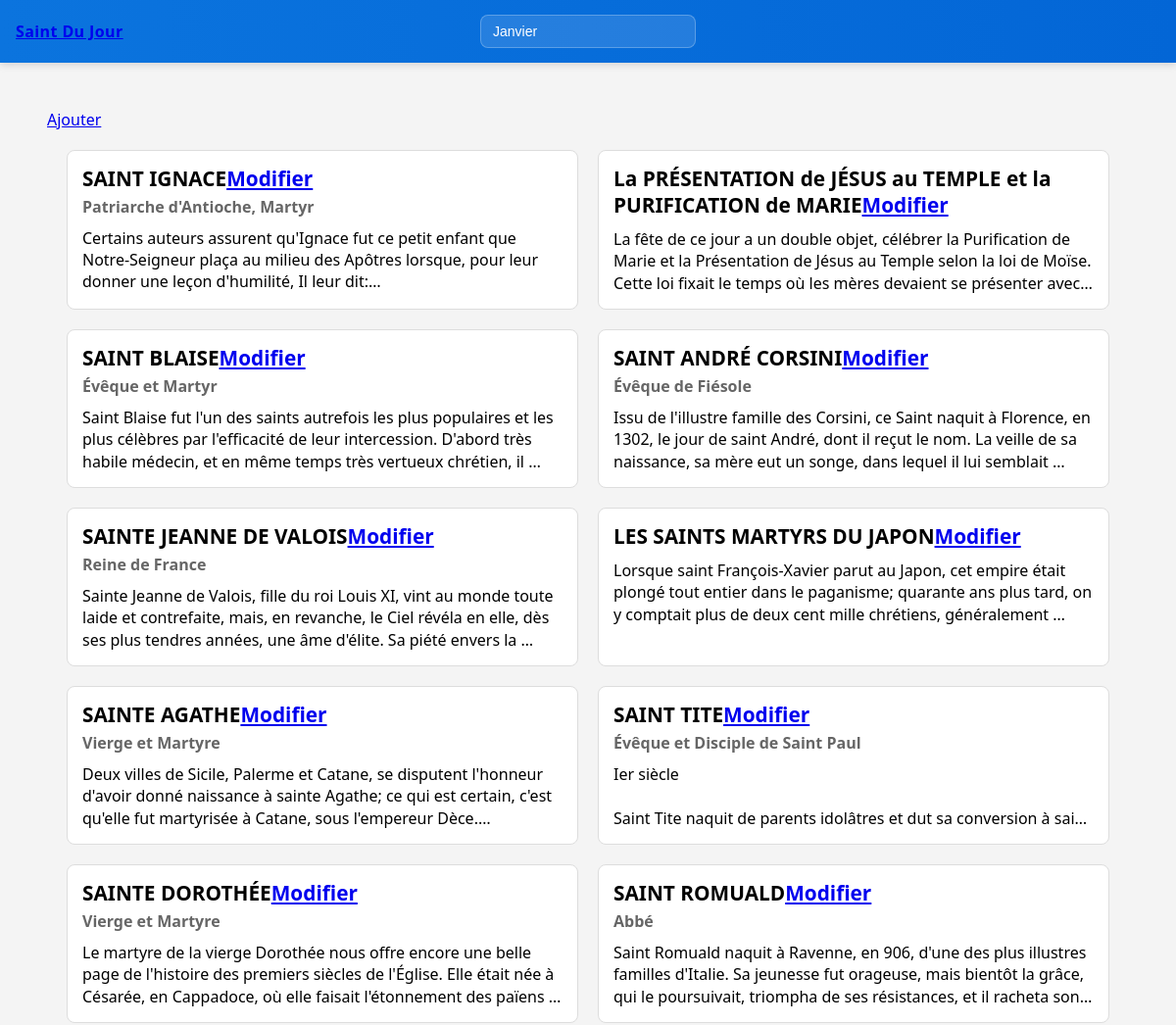
Page /02 (upper part) on the earlier database version.
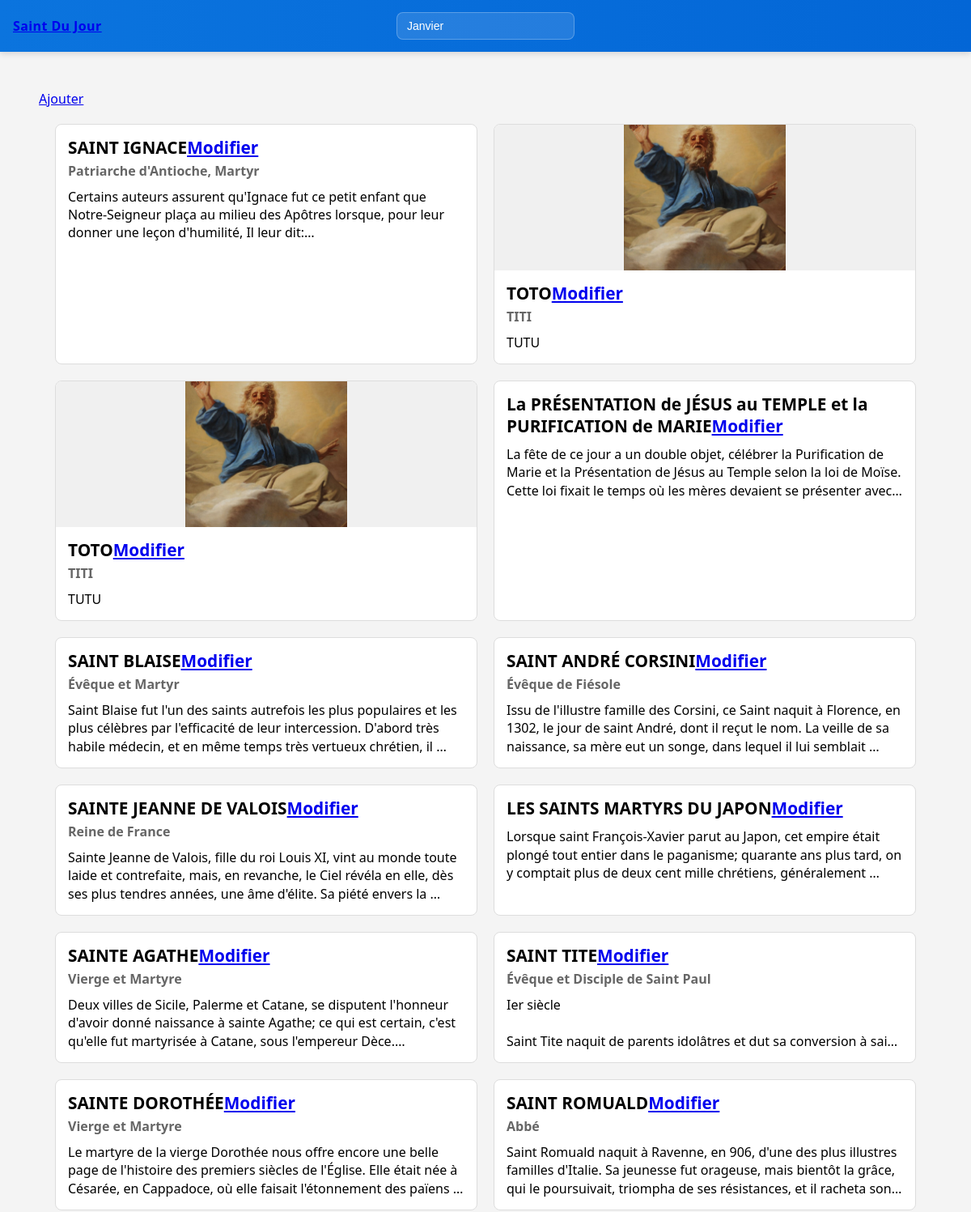
Same page on the later database version.
### tables this page shows
CREATE TABLE saints (
    id INTEGER PRIMARY KEY AUTOINCREMENT,
    nom TEXT NOT NULL,
    titre TEXT,
    date_naissance TEXT,
    description TEXT NOT NULL,
    source TEXT,
    jour TEXT NOT NULL,
    mois TEXT NOT NULL
, image TEXT);

### app.py (the view)
@app.route("/")
@app.route("/<mois>")
def saints_du_mois(mois = "01"):
    saints = query("""
        SELECT id, nom, titre, jour, date_naissance, description, source, image
        FROM saints
        WHERE mois=?
        ORDER BY CAST(jour AS INT), nom
    """, (mois,))
    return render_template("mois.html", saints=saints)

### app.py (called while the page is built)
def query(sql, params=(), one=False):
    conn = sqlite3.connect(DB)
    conn.row_factory = sqlite3.Row
    cur = conn.cursor()
    cur.execute(sql, params)
    result = cur.fetchall()
    conn.commit()
    conn.close()
    return (result[0] if result else None) if one else result

### templates/mois.html (shortened to what this page needs)
{% extends "base.html" %}
{% block selecteur %}
<select id="select-mois" name="mois">
      {% for m, name in [
      ('01','Janvier'),('02','Février'),('03','Mars'),
      ('04','Avril'),('05','Mai'),('06','Juin'),
      ('07','Juillet'),('08','Août'),('09','Septembre'),
      ('10','Octobre'),('11','Novembre'),('12','Décembre')
      ] %}
      <option value="{{ m }}" {{ 'selected' if mois==m else '' }}>
        {{ name }}
      </option>
      {% endfor %}
    </select>
{% endblock %}
{% block content %}
<main id="resultat">
  <a href="{{ url_for('edit') }}">Ajouter</a>
  <div class="saints-container">
{% for saint in saints %}
    <div class="saint-card">
    {% if saint['image'] %}
      <div class="saint-image">
        <img src="/static/{{ saint['image'] }}" width="200">
      </div>
    {% endif %}
    <div class="saint-content">
      <h2 class="saint-name">{{ saint['nom'] }}<a href="{{ url_for('edit', id=saint['id']) }}">Modifier</a></h2>
      <h3 class="saint-title">{{ saint['titre'] }}</h3>
      <p class="saint-description">{{ saint['description'] }}</p>
    </div>
  </div>
  {% endfor %}
  </div>
</main>
{% endblock %}

### templates/base.html (shortened to what this page needs)
<!DOCTYPE html>
<html lang="fr">
  <head>
  </head>
  <body>
    <header class="topbar">
      <div class="side left">
        <div class="logo"><a href="{{ url_for('mois') }}">Saint Du Jour</a></div>
      </div>
      <div class="center">
        {% block selecteur %}{% endblock %}
      </div>
    </header>
    <main>
      {% block content %}{% endblock %}
    </main>
  </body>
</html>

### templates/base.html (style rules this page uses)
body { font-family: Arial, sans-serif; background: #f4f4f4; }
main { padding: 24px }
* { box-sizing: border-box; margin: 0; padding: 0; }
body { font-family: system-ui, -apple-system, Segoe UI, Roboto, Helvetica, Arial; line-height: 1.3; }
.topbar { position: sticky; top: 0; z-index: 1000; display: flex; align-items: center; justify-content: space-between; height: 64px; padding: 0 16px; background: linear-gradient(90deg, #0b74de 0%, #0366d6 100%); color: white; box-shadow: 0 2px 8px rgba(2, 6, 23, 0.15); }
.topbar .side { display: flex; align-items: center; gap: 12px; min-width: 120px; }
.logo { font-weight: 700; letter-spacing: 0.4px; }
.center { position: absolute; left: 50%; transform: translateX(-50%); display: flex; align-items: center; gap: 8px; }
select { appearance: none; -webkit-appearance: none; -moz-appearance: none; padding: 8px 36px 8px 12px; border-radius: 8px; border: 1px solid rgba(255, 255, 255, 0.25); background: rgba(255, 255, 255, 0.12); color: white; font-size: 14px; outline: none; min-width: 220px; }

### templates/mois.html (style rules this page uses)
.saints-container { display: grid; grid-template-columns: repeat(auto-fit, minmax(450px, 1fr)); gap: 20px; padding: 20px; }
.saint-card { border: 1px solid #ddd; border-radius: 8px; overflow: hidden; background: #fff; display: flex; flex-direction: column; }
.saint-image { width: 100%; height: 180px; background: #f0f0f0; display: flex; justify-content: center; align-items: center; }
.saint-image img { max-width: 100%; max-height: 100%; object-fit: cover; }
.saint-content { padding: 15px; }
.saint-name { margin: 0; font-size: 1.3rem; font-weight: bold; }
.saint-title { margin: 5px 0 10px; font-size: 1rem; color: #666; }
.saint-description { margin: 0; line-height: 1.4; white-space: pre-wrap; display: -webkit-box; -webkit-line-clamp: 3; -webkit-box-orient: vertical; overflow: hidden; }

Differences in the rows shown:
added saints: image (picture), nom "TOTO", titre "TITI", description "TUTU"
added saints: image (picture), nom "TOTO", titre "TITI", description "TUTU"
